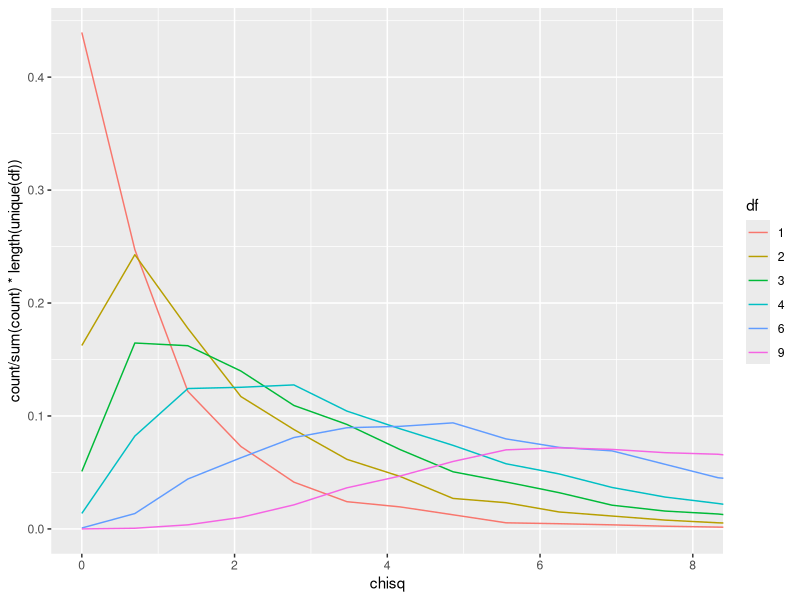

The R script that drew this image:
## ---- chunk 1
library(tidyverse)
## ---- chunk 2
var <- 1
df <- c(1,2,3,4,6,9)
trial <- seq(10000)
df <- crossing(df, trial) %>%
  mutate(
    n=df+1,
    Y_i_vec = map(n, function(n) rnorm(n=n, mean=0, sd=sqrt(var))),
    Y_bar = map_dbl(Y_i_vec, mean),
    chisq = map2_dbl(Y_i_vec, Y_bar, function(Y_i_vec, Y_bar) {
      sum((Y_i_vec - Y_bar)^2)/var
    })
  ) 
## ---- chunk 3
df %>% mutate(df=as.factor(df)) %>%
  ggplot() +
  geom_line(aes(x=chisq,
                y=..count../sum(..count..)*length(unique(df)),
                color=df),
            stat="bin", bins=50) +
  coord_cartesian(xlim=c(0,8))
